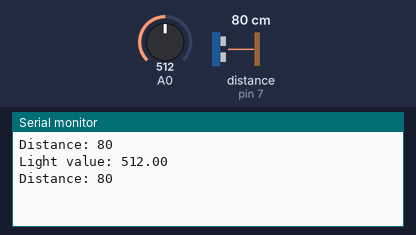
A sketch run on a simulated Arduino Uno, built with avr-gcc and run on an emulated ATmega328P. Shown: the last lines printed to the serial monitor. The inputs (shaded band) are chosen by the test bench; at power-on: distance to the obstacle (sensor on pin 7) 80 cm, A0 = 512.

Above: at 2.8 s.
2.9 s: distance to the obstacle (sensor on pin 7) set to 2 cm
At 3.6 s:
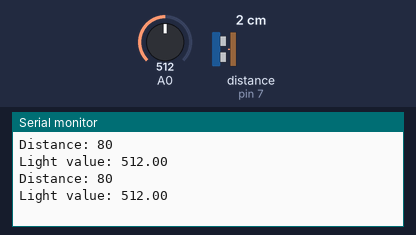
5.6 s: A0 set to 716
At 6.8 s:
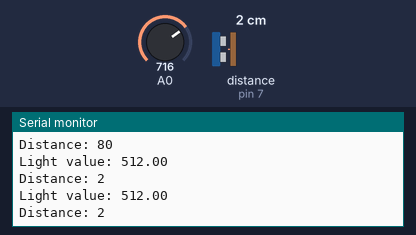
8.3 s: distance to the obstacle (sensor on pin 7) set to 4 cm
At 9.6 s:
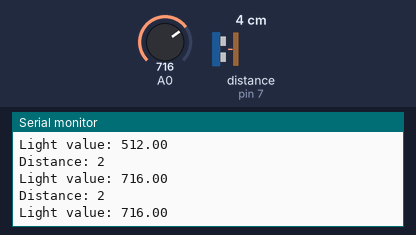
11.0 s: A0 set to 900
At 11.8 s:
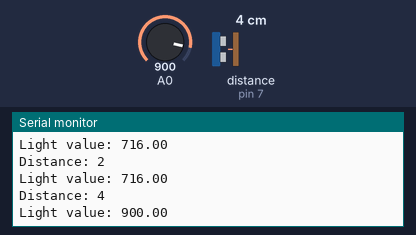
Timing chart, 0 to 14.0 s (numbered marks = the images above; inputs shaded):
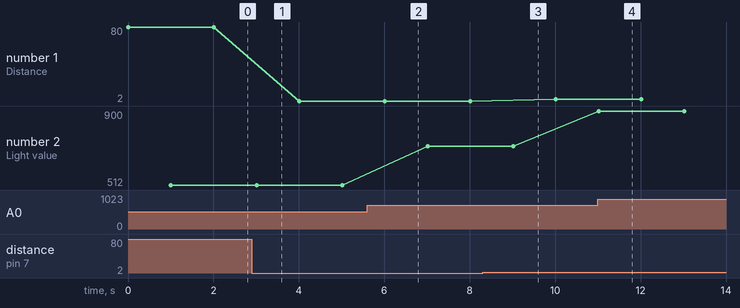

Measured:
- after the input at 11.0 s, the serial monitor: prints a new line at once (image 4)
- plotted number 1: 80 → 2 after the input at 2.9 s, 2 → 4 after the input at 8.3 s
- plotted number 2: 512 → 716 after the input at 5.6 s, 716 → 900 after the input at 11.0 s

The sketch:

Sensor.ino
```cpp
#include "Ultrasonic.h"

Ultrasonic ultrasonic(7);
void setup()
{
    Serial.begin(9600);
}
void loop()
{
    long RangeInCentimeters;

    RangeInCentimeters = ultrasonic.MeasureInCentimeters(); // two measurements should keep an interval
    Serial.print("Distance: ");
    Serial.println(RangeInCentimeters);//0~400cm
    delay(1000);
    float l = analogRead(A0);
    Serial.print("Light value: ");
    Serial.println(l);
    delay(1000);
}
```
